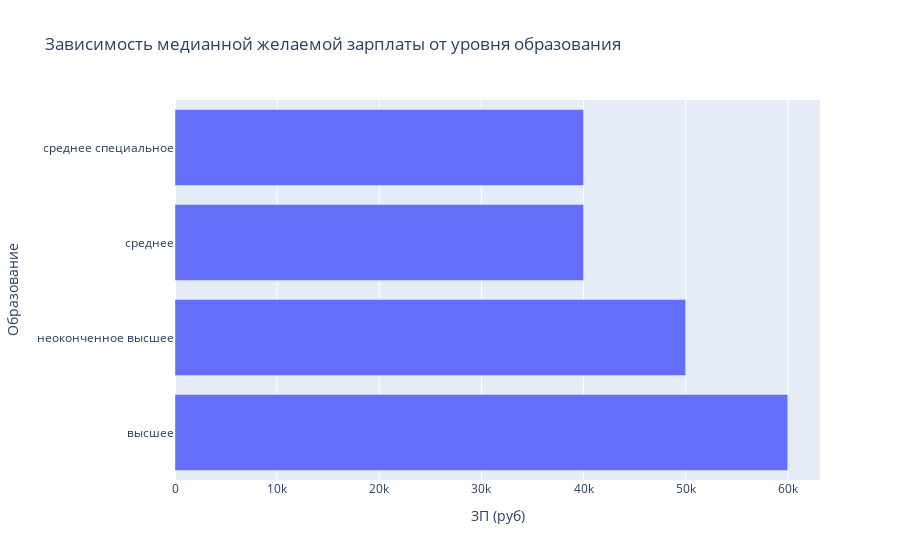

Source (notebook cell):
### Markdown cell above
4. Постройте диаграмму, которая показывает зависимость **медианной** желаемой заработной платы (**"ЗП (руб)"**) от уровня образования (**"Образование"**). Используйте для диаграммы данные о резюме, где желаемая заработная плата меньше 1 млн рублей.
*Сделайте выводы по представленной диаграмме: для каких уровней образования наблюдаются наибольшие и наименьшие уровни желаемой заработной платы? Как вы считаете, важен ли признак уровня образования при прогнозировании заработной платы?*

### Code cell
df = hh_data.loc[(hh_data['ЗП (руб)'] < 1000000)] #отфильтрую ненужные значения
df1 = df.groupby(      #сгруппируем выборки 
    ['Образование'], 
    as_index=False
)['ЗП (руб)'].median()
fig = px.bar(
    data_frame=df1,
    x='ЗП (руб)',
    y='Образование',    
    barmode="group",
    orientation='h',
    title='Зависимость медианной желаемой зарплаты от уровня образования'
)
print(df['ЗП (руб)'].median()) #если сравнить медианные значения желаемой заработной платы без фильтрации с данными после фильтрации, 
print(hh_data['ЗП (руб)'].median()) #то значения не так сильно отличаются
fig.show()

### Figure 1 — Plotly figure (JSON) as saved in the notebook; plotly's stock layout.template omitted (floating-point values rounded to 4 significant figures)
{"data": [{"alignmentgroup": "True", "hovertemplate": "ЗП (руб)=%{x}<br>Образование=%{y}<extra></extra>", "legendgroup": "", "marker": {"color": "#636efa", "pattern": {"shape": ""}}, "name": "", "offsetgroup": "", "orientation": "h", "showlegend": false, "textposition": "auto", "type": "bar", "x": [60000, 50000, 40000, 40000], "xaxis": "x", "y": ["высшее", "неоконченное высшее", "среднее", "среднее специальное"], "yaxis": "y"}], "layout": {"barmode": "group", "legend": {"tracegroupgap": 0}, "title": {"text": "Зависимость медианной желаемой зарплаты от уровня образования"}, "xaxis": {"anchor": "y", "domain": [0, 1], "title": {"text": "ЗП (руб)"}}, "yaxis": {"anchor": "x", "domain": [0, 1], "title": {"text": "Образование"}}}}
